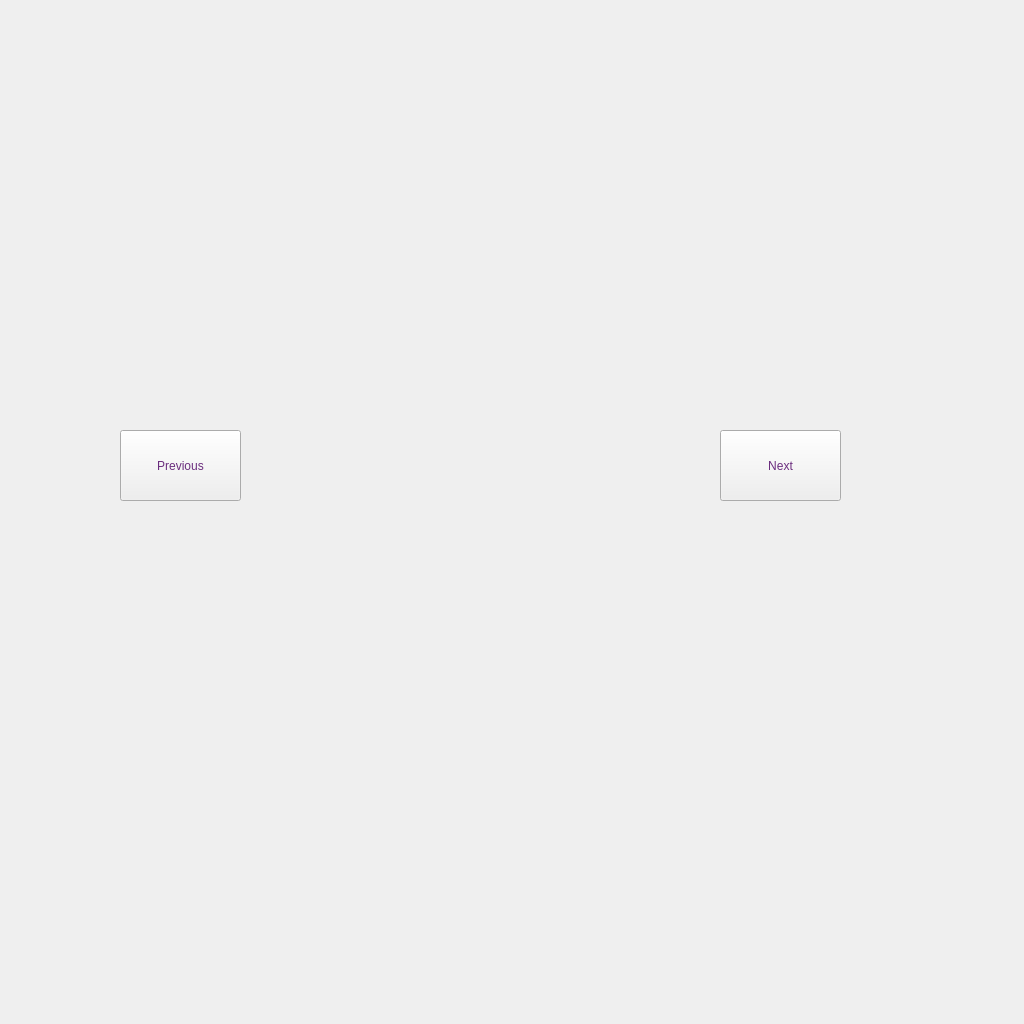
<?xml version="1.0" encoding="UTF-8"?>
<ui version="4.0">
 <class>HistoryWin</class>
 <widget class="QMainWindow" name="HistoryWin">
  <property name="geometry">
   <rect>
    <x>0</x>
    <y>0</y>
    <width>1024</width>
    <height>1024</height>
   </rect>
  </property>
  <property name="minimumSize">
   <size>
    <width>1024</width>
    <height>1024</height>
   </size>
  </property>
  <property name="maximumSize">
   <size>
    <width>1024</width>
    <height>1024</height>
   </size>
  </property>
  <property name="windowTitle">
   <string>MainWindow</string>
  </property>
  <widget class="QWidget" name="centralwidget">
   <widget class="QLabel" name="picss">
    <property name="geometry">
     <rect>
      <x>280</x>
      <y>90</y>
      <width>400</width>
      <height>400</height>
     </rect>
    </property>
    <property name="minimumSize">
     <size>
      <width>400</width>
      <height>400</height>
     </size>
    </property>
    <property name="maximumSize">
     <size>
      <width>400</width>
      <height>400</height>
     </size>
    </property>
    <property name="text">
     <string/>
    </property>
   </widget>
   <widget class="QPushButton" name="next_btn">
    <property name="geometry">
     <rect>
      <x>720</x>
      <y>430</y>
      <width>121</width>
      <height>71</height>
     </rect>
    </property>
    <property name="styleSheet">
     <string notr="true">font: 14pt &quot;나눔스퀘어&quot;;
color: rgb(107, 45, 126);
border-color: rgb(107, 45, 126);</string>
    </property>
    <property name="text">
     <string>Next</string>
    </property>
   </widget>
   <widget class="QPushButton" name="prev_btn">
    <property name="geometry">
     <rect>
      <x>120</x>
      <y>430</y>
      <width>121</width>
      <height>71</height>
     </rect>
    </property>
    <property name="styleSheet">
     <string notr="true">font: 14pt &quot;나눔스퀘어&quot;;
color: rgb(107, 45, 126);
border-color: rgb(107, 45, 126);</string>
    </property>
    <property name="text">
     <string>Previous</string>
    </property>
   </widget>
   <widget class="QLabel" name="result1">
    <property name="geometry">
     <rect>
      <x>50</x>
      <y>600</y>
      <width>270</width>
      <height>270</height>
     </rect>
    </property>
    <property name="minimumSize">
     <size>
      <width>270</width>
      <height>270</height>
     </size>
    </property>
    <property name="maximumSize">
     <size>
      <width>270</width>
      <height>270</height>
     </size>
    </property>
    <property name="text">
     <string/>
    </property>
   </widget>
   <widget class="QLabel" name="result2">
    <property name="geometry">
     <rect>
      <x>360</x>
      <y>600</y>
      <width>270</width>
      <height>270</height>
     </rect>
    </property>
    <property name="minimumSize">
     <size>
      <width>270</width>
      <height>270</height>
     </size>
    </property>
    <property name="maximumSize">
     <size>
      <width>270</width>
      <height>270</height>
     </size>
    </property>
    <property name="text">
     <string/>
    </property>
   </widget>
   <widget class="QLabel" name="result3">
    <property name="geometry">
     <rect>
      <x>690</x>
      <y>600</y>
      <width>270</width>
      <height>270</height>
     </rect>
    </property>
    <property name="minimumSize">
     <size>
      <width>270</width>
      <height>270</height>
     </size>
    </property>
    <property name="maximumSize">
     <size>
      <width>270</width>
      <height>270</height>
     </size>
    </property>
    <property name="text">
     <string/>
    </property>
   </widget>
  </widget>
 </widget>
 <resources/>
 <connections/>
</ui>
